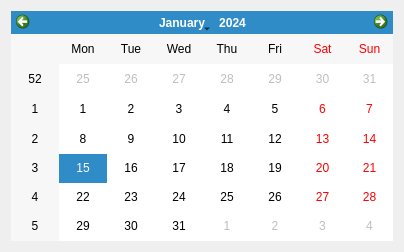
<?xml version="1.0" encoding="UTF-8"?>
<ui version="4.0">
 <class>calendar</class>
 <widget class="QDialog" name="calendar">
  <property name="geometry">
   <rect>
    <x>0</x>
    <y>0</y>
    <width>404</width>
    <height>252</height>
   </rect>
  </property>
  <property name="windowTitle">
   <string>Dialog</string>
  </property>
  <layout class="QHBoxLayout" name="horizontalLayout">
   <item>
    <widget class="QCalendarWidget" name="calendarWidget"/>
   </item>
  </layout>
 </widget>
 <resources/>
 <connections/>
</ui>
